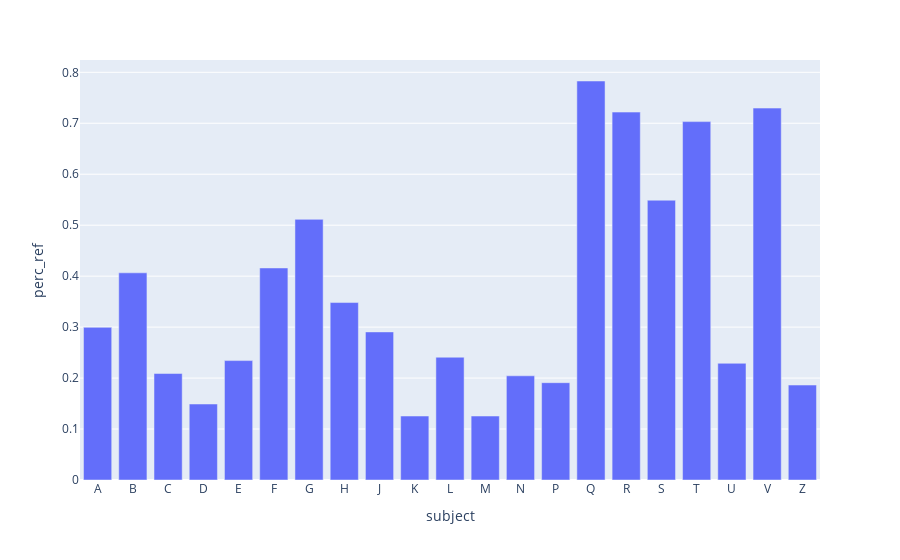

The notebook cell saved with this chart:
### Markdown cell above
# 2) reference on crosref doi

### Code cell
frame = frame.groupby('subject').sum()
frame =frame.apply(lambda x: pd.to_numeric(x, errors='coerce'))
frame['perc_ref'] = (frame['reference']/frame['on-crossref'])
fig = px.bar(frame,x=frame.index,y='perc_ref')
fig.show()

### Figure 1 — Plotly figure (JSON) as saved in the notebook; plotly's stock layout.template omitted (floating-point values rounded to 4 significant figures)
{"data": [{"alignmentgroup": "True", "hovertemplate": "subject=%{x}<br>perc_ref=%{y}<extra></extra>", "legendgroup": "", "marker": {"color": "#636efa", "pattern": {"shape": ""}}, "name": "", "offsetgroup": "", "orientation": "v", "showlegend": false, "textposition": "auto", "type": "bar", "x": ["A", "B", "C", "D", "E", "F", "G", "H", "J", "K", "L", "M", "N", "P", "Q", "R", "S", "T", "U", "V", "Z"], "xaxis": "x", "y": [0.2996, 0.4065, 0.2089, 0.1491, 0.2343, 0.4161, 0.5114, 0.3482, 0.2906, 0.1255, 0.2409, 0.1255, 0.2045, 0.191, 0.7829, 0.7219, 0.549, 0.7032, 0.229, 0.7298, 0.1863], "yaxis": "y"}], "layout": {"barmode": "relative", "legend": {"tracegroupgap": 0}, "margin": {"t": 60}, "xaxis": {"anchor": "y", "domain": [0, 1], "title": {"text": "subject"}}, "yaxis": {"anchor": "x", "domain": [0, 1], "title": {"text": "perc_ref"}}}}
